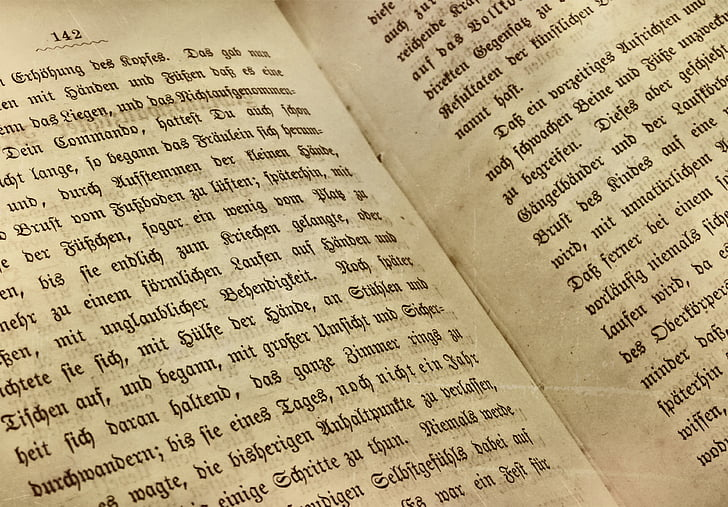
#> input picture images/bookpage.jpg, 728 x 507 px, found by its file name
$ python thresholding.py
#> lines starting #> are read from the running program, lines starting #| are printed output that depends on the picture; after the words box and inside, x2 and y2 are one past the last pixel; in counts of white or black regions, pixels touching at a corner belong together
import cv2

img = cv2.imread('images/bookpage.jpg')
#> img is the input picture: shape (507, 728, 3); mean B, G, R 127.6, 165.6, 183.7
# first_img = cv2.cvtColor(first_img, cv2.COLOR_BGR2GRAY)
"""вызывать, если изображение в формате RGB, если в формате BGR, то остается комментированным. Также необходимо в
    передаче first_img заменить на img"""

retval, threshold = cv2.threshold(img, 12, 255, cv2.THRESH_BINARY)
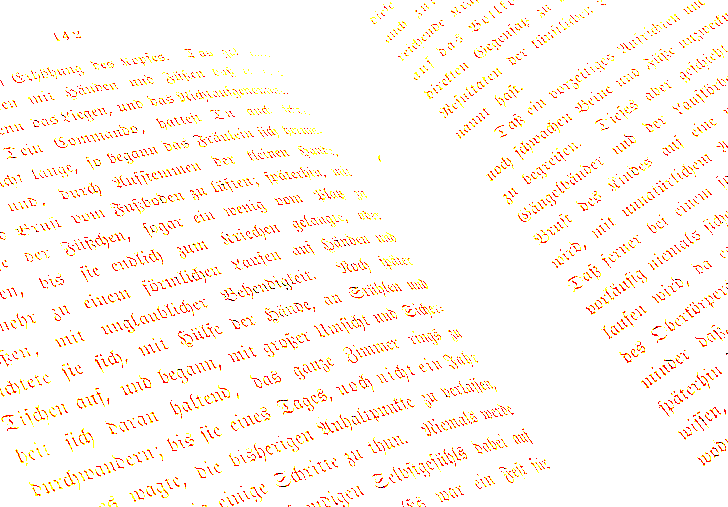
#> threshold: shape (507, 728, 3); mean B, G, R 240.2, 246.7, 254.9
# 12 - пороговое значение, 255 - максимальное значение, передача аргумента first_img/img зависит от канальности изображения

grayscaled = cv2.cvtColor(img, cv2.COLOR_BGR2GRAY)
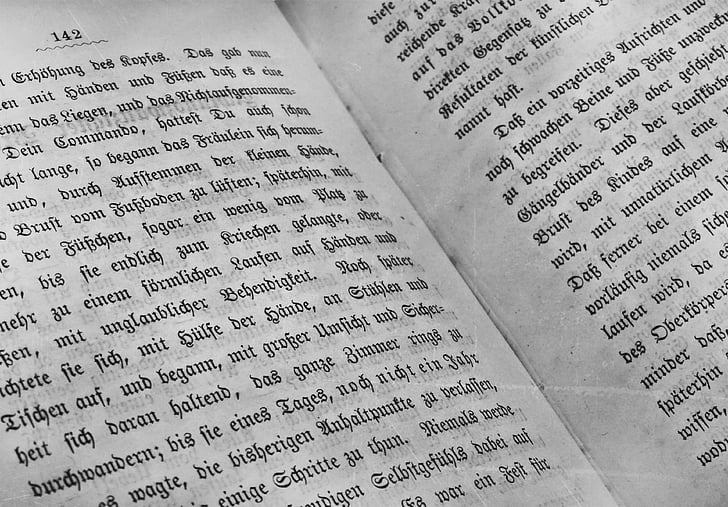
#> grayscaled: shape (507, 728); min 1, max 252, mean 166.7
retval2, threshold2 = cv2.threshold(grayscaled, 12, 255, cv2.THRESH_BINARY)
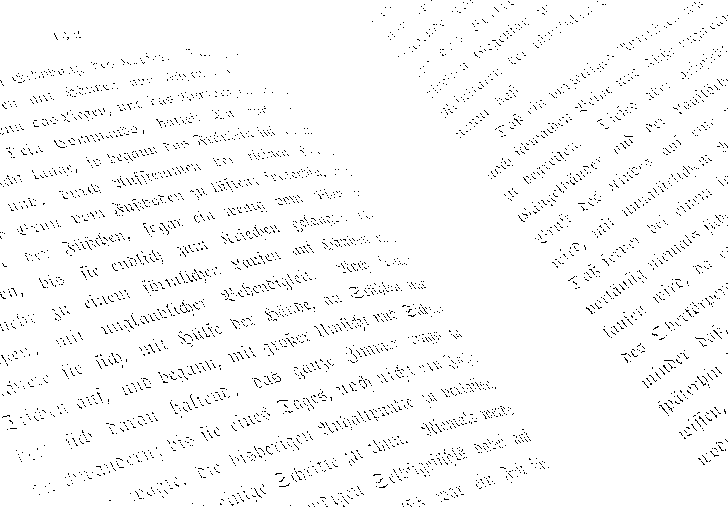
#> threshold2: shape (507, 728); 97.4% white; black in thin lines or dots
gaus = cv2.adaptiveThreshold(grayscaled, 255, cv2.ADAPTIVE_THRESH_GAUSSIAN_C, cv2.THRESH_BINARY,
                             115, 1)
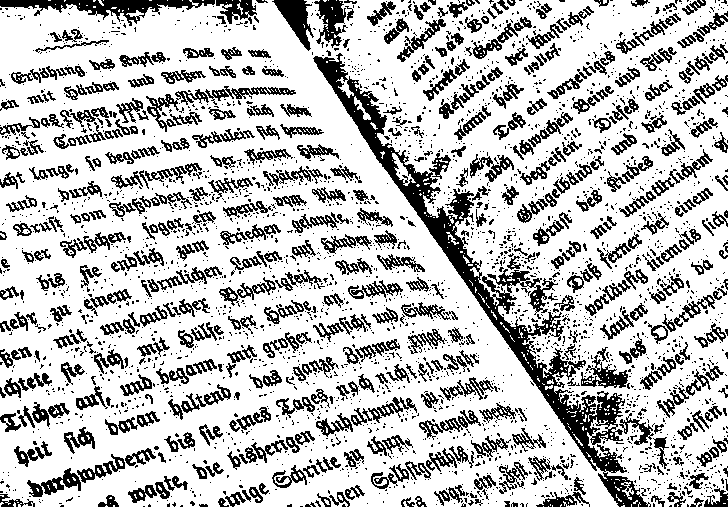
#> gaus: shape (507, 728); 74.8% white; 3150 black regions (2579 under 20 px), largest, box (x1, y1, x2, y2) and area: (313, 53, 651, 507) 13368, (0, 0, 215, 26) 1988, (272, 0, 314, 51) 944
retval2, otsu = cv2.threshold(grayscaled, 12, 255, cv2.THRESH_BINARY)


cv2.imshow('original', img)
cv2.imshow('threshold', threshold)
cv2.imshow('threshold2', threshold2)
cv2.imshow('gaus', gaus)
cv2.imshow('otsu', otsu)
cv2.waitKey(0)
cv2.destroyAllWindows()
